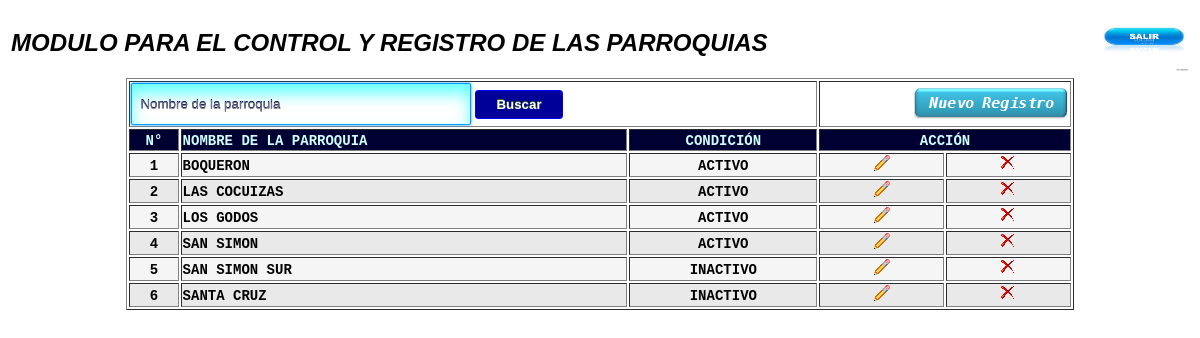
The app's page /vista/page_parroquias.php with its own data.
### tables this page shows
CREATE TABLE IF NOT EXISTS `parroquia` (
  `id_parroquia` int(3) NOT NULL AUTO_INCREMENT,
  `nombre` varchar(100) NOT NULL,
  `condicion` varchar(1) NOT NULL,
  PRIMARY KEY (`id_parroquia`)
);

### vista/page_parroquias.php (the view, shortened to what this page needs)
<?php
$LA_TABLA="parroquia";
$ORDEN_TABLA="nombre";
?>
<!DOCTYPE html>
<html>
<head>
<link rel="stylesheet" href="../css/estilosFormularioTablas.css">
</head>
<body>
<table border="0" width="100%">
<TR>
<TD><span class="Estilo1">MODULO PARA EL CONTROL Y REGISTRO DE LAS PARROQUIAS</span></TD>
<TD align="right">
<A href="derecha.php" title="Salir">
<img src="../img/exit.jpg" width="90" height="60">
</A>
</TD>
</TR>
</table>
<?php
if(isset($_POST['boton_buscar'])){
$campo=$_POST['campo'];
$senten="SELECT * FROM $LA_TABLA WHERE $ORDEN_TABLA LIKE '%$campo%' ORDER BY $ORDEN_TABLA ASC";
}else
{
$senten="SELECT * FROM $LA_TABLA ORDER BY $ORDEN_TABLA ASC";}
$SQL1=mysql_query($senten);
?>
<TABLE align="center" border="1" width="80%">
<tr>
<td colspan="3">
<form name="fm1" action="page_parroquias.php" method="POST">
<input type='text' class="contact_form1" name='campo' id='campo' placeholder="Nombre de la parroquia" onChange="javascript:this.value=this.value.toUpperCase();">
<button class="submit" name="boton_buscar" type='submit'>Buscar</button>
</form>
</td>
<td align="right" colspan="3">
<A href="form/form_parroquia.php?Newmaq=0&TYPE=CARGOS" title="REGISTRO NUEVO PARROQUIA">
<img src="../img/nuevos.png">
</A></td>
</tr>
<tr bgcolor="#000033">
<td align="center"><span class="Estilo2">N&deg;</span></td>
<td><span class="Estilo2">NOMBRE DE LA PARROQUIA</span></td>
<td align="center"><span class="Estilo2">CONDICI&Oacute;N</span></td>
<td align="center" colspan="2"><span class="Estilo2">ACCI&Oacute;N</span></td>
</tr>
<?php
$c=0;
while($datos=mysql_fetch_row($SQL1)){
$c++;
if($c%2==0)
$color="#E9E9E9";
else
$color="#F5F5F5";
if($datos[2]=="A")
$COND="ACTIVO";
else
$COND="INACTIVO";
?>
<tr <?php echo "bgcolor='$color'"; ?>>
<td align="center"><span class='Estilo3'><?php echo "$c"; ?></span></td>
<td><span class='Estilo3'><?php echo "$datos[1]"; ?></span></td>
<td align='center'><span class='Estilo3'><?php echo "$COND"; ?></span></td>
<td align='center'>
<?php echo "
<A href='form/form_parroquia.php?Newmaq=$datos[0]&TYPE=CARGOS' title='EDITAR DATOS'>
<img src='../img/editae.png'>
</A>
"; ?>
</td>
<td align='center'>
<?php
echo "
<A href='page_parroquias.php?dropAlum=$datos[0]' title='Eliminar registro' onClick='return confirmar_eliminar3()'>
<img src='../img/eliminar.png'>
</A>";
?>
</td>
</tr>
<?php
}
?>
</TABLE>
</body>
</html>

### css/estilosFormularioTablas.css (style rules this page uses)
.contact_form1 { height: 30px; width: 300px; padding: 5px 8px; border: 1px solid #0099FF; box-shadow: 0px 0px 3px #0099FF, 0 10px 15px #66FFFF inset; border-radius: 2px; padding-right: 30px; -moz-transition: padding .25s; -webkit-transition: padding .25s; -o-transition: padding .25s; transition: padding .25s; text-shadow: 0 -1px 0 #000066; }
button.submit { background-color: #000099; background: -webkit-gradient(linear, left top, left bottom, from(#000099), to(#000099)); background: -webkit-linear-gradient(top, #000099, #000099); background: -moz-linear-gradient(top, #000099,#000099); background: -ms-linear-gradient(top, #000099, #000099); background: -o-linear-gradient(top, #000099, #000099); background: linear-gradient(top, #000099, #000099); border: 1px solid #0000FF; border-bottom: 1px solid #0000FF; border-radius: 3px; -webkit-border-radius: 3px; -moz-border-radius: 3px; -ms-border-radius: 3px; -o-border-radius: 3px; box-shadow: inset 0 1px 0 0 #000099; -webkit-box-shadow: 0 1px 0 0 #000099 inset; -moz-box-shadow: 0 1px 0 0 #000099 inset; -ms-box-shadow: 0 1px 0 0 #000099 inset; -o-box-shadow: 0 1px 0 0 #000099 inset; color: white; font-weight: bold; padding: 6px 20px; text-align: center; text-shadow: 0 -1px 0 #396715; }

### vista/page_parroquias.php (style rules this page uses)
.Estilo2 { font-family: "Courier New", Courier, monospace; font-size: 14px; font-weight: bold; color: #CCFFFF; }
.Estilo3 { font-family: "Courier New", Courier, monospace; font-size: 14px; font-weight: bold; color: #000000; }

### records on screen
parroquia: nombre "BOQUERON", condicion "ACTIVO"
parroquia: nombre "LAS COCUIZAS", condicion "ACTIVO"
parroquia: nombre "LOS GODOS", condicion "ACTIVO"
parroquia: nombre "SAN SIMON", condicion "ACTIVO"
parroquia: nombre "SAN SIMON SUR", condicion "INACTIVO"
parroquia: nombre "SANTA CRUZ", condicion "INACTIVO"
